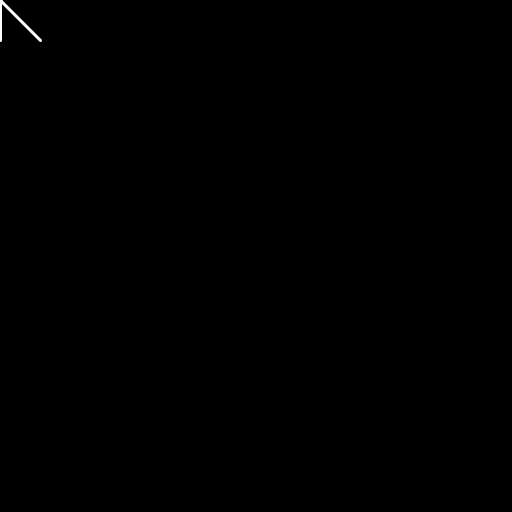
Frame 1 (no input)
Frame 60 (the mouse pressed at the canvas centre just before this capture): identical to frame 1, image omitted
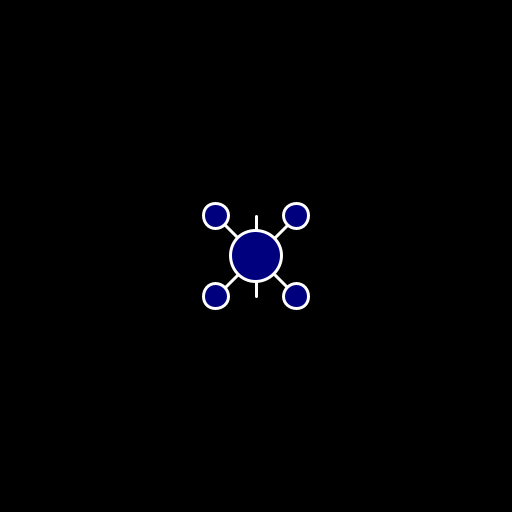
Frame 120 (the mouse held since frame 60 and released just before this capture)

The Processing sketch that drew these frames (run headless with seeded random() and noise(); from frame 60 on, the mouse is pressed at the canvas centre):

// Processing sketch: processing_167480
// ── processing_167480.pde

// Estar Guars
// Enrique Canto

float s;
float pos1;
float pos2;
float pos3;
float pos4;

void setup() 
{
	size(512, 512);
	s = 40.0;
}

void draw() 
{

	pos1 = mouseX - s;
	pos2 = mouseY - s;
	pos3 = mouseX + s;
	pos4 = mouseY + s;

	background(0);

	float ellipseSize = mouseY * .10;

	strokeWeight(3);
	stroke(255);
	line(pos1, pos2, pos3, pos4);
	line(pos3, pos2, pos1, pos4);
	line(mouseX, pos2, mouseX, pos4);
	
	fill(0, 0, map(mouseY, 0, height, 0, 255));
	ellipse(pos1, pos2, ellipseSize, ellipseSize);
	ellipse(pos3, pos2, ellipseSize, ellipseSize);
	ellipse(pos1, pos4, ellipseSize, ellipseSize);
	ellipse(pos3, pos4, ellipseSize, ellipseSize);
	ellipse(mouseX, mouseY, ellipseSize * 2, ellipseSize * 2);

}
